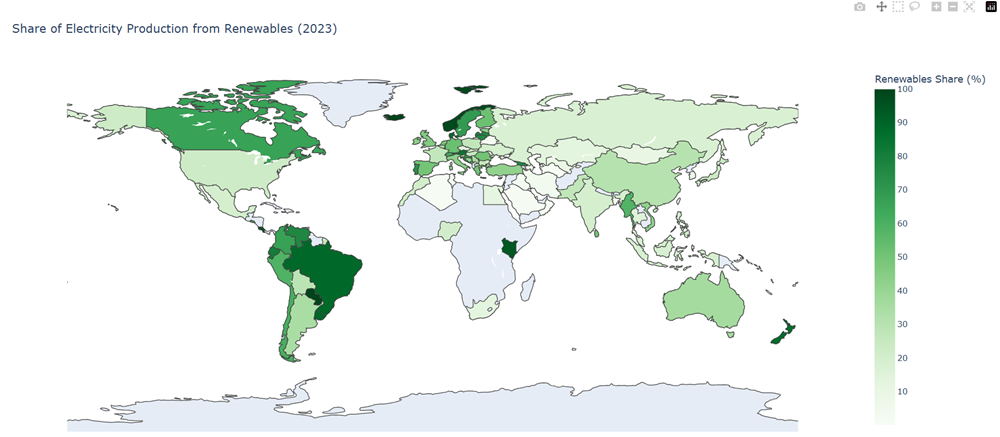

Generate this figure with Python:
import pandas as pd
import plotly.express as px

# Load the dataset
file_path_renewables = "D:/Promi/Map_Visualization/share-electricity-renewables.csv" # Update with the local file path
renewables_data = pd.read_csv(file_path_renewables)

# Filter the data for the year 2023
renewables_2023 = renewables_data[renewables_data["Year"] == 2023]

# Rename columns for better readability
renewables_2023 = renewables_2023.rename(columns={
    "Entity": "Country",
    "Renewables - % electricity": "Renewables Share (%)"
})

# Create the interactive map with hover and click functionality
fig_map = px.choropleth(
    renewables_2023,
    locations="Country",
    locationmode="country names",
    color="Renewables Share (%)",
    hover_name="Country",
    hover_data=["Renewables Share (%)"],
    color_continuous_scale="Greens",
    title="Share of Electricity Production from Renewables (2023)"
)

# Update the layout to enable zoom and clicks
fig_map.update_layout(
    geo=dict(
        showframe=False,
        showcoastlines=True,
        projection_type="equirectangular"
    ),
    clickmode="event+select"
)

# Save the map to an HTML file
output_file_path = "interactive_map.html"
fig_map.write_html(output_file_path)

print(f"Interactive map saved as {output_file_path}")
